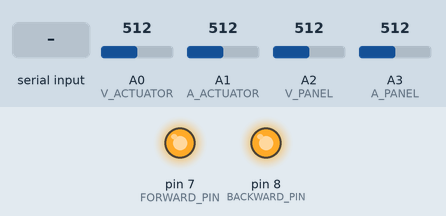
The sketch below on a simulated Arduino Uno, built with avr-gcc and run on an emulated ATmega328P. Shown: output pins drawn as LEDs (lit = HIGH). The inputs (shaded band) are chosen by the test bench; at power-on: A0 (V_ACTUATOR) = 512, A1 (A_ACTUATOR) = 512, A2 (V_PANEL) = 512, A3 (A_PANEL) = 512.

Above: at 1.2 s.
1.3 s: "FW" received over Serial
At 2.7 s:
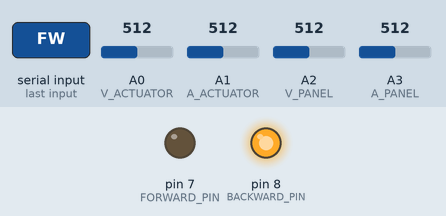
Timing chart, 0 to 4.3 s (numbered marks = the images above; inputs shaded):
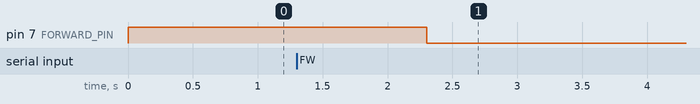

Measured:
- after the input at 1.3 s, pin 7 (FORWARD_PIN): HIGH → LOW after 1.0 s

The sketch:

arduino_controller_3.ino
```cpp
//recieves actions from computer over serial + returns reward
//using angle deltas instead of durations

#include <math.h>

int yAccelPin = A4;
int xAccelPin = A5;
double minX = 266.0;
double minY = 266.0;
double maxX = 402.0;
double maxY = 402.0;
double rangeX = 68.0;
double rangeY = 68.0;
double midpointX = 334.0;
double midpointY = 334.0;

static int FORWARD_PIN = 7;
static int BACKWARD_PIN = 8;

//constants for voltage divider measurement.
//These are measured from the panel voltmeter circuit
const float R1_panel = 1010000.0;
const float R2_panel = 99700.0;
const float R1_actuator = 1023000.0;
const float R2_actuator = 99500.0;
const float VREF = 4.88; //V, technically only valid if using external power source, USB power is ~4.83

float readVoltage; //V
float measuredVoltage; //V
float amps; //A
float power; //W

//analog pins for current reading
const int A_PANEL = A3;
const int V_PANEL = A2;

const int A_ACTUATOR = A1;
const int V_ACTUATOR = A0;

float netEnergyDuringTimestep; //count of net energy collected during this cycle, will be reset on query

float lastPower; //last power reading (difference of panel input - actuator consumption)
float currentPower; //current power reading

//markers to check if moving is happening
bool movingForwards;
bool movingBackwards;
bool nullAction;

//tracking time in milliseconds
float actionStartAngle;
float currentAngle;

//tracking time in milliseconds
unsigned long lastTime;
unsigned long currentTime;

static float angleDelta = 0.2;

String action;
/*
 * Calibrates accellerometer.
 */
void calibrate(float xAccel, float yAccel) {
  if (xAccel < minX) {
    minX = xAccel;
  }
  if (xAccel > maxX) {
    maxX = xAccel;
  }
  if (yAccel < minY) {
    minY = yAccel;
  }
  if (yAccel > maxY) {
    maxY = yAccel;
  }
  rangeX = 0.5 * (maxX - minX);
  rangeY = 0.5 * (maxY - minY);
  midpointX = minX + rangeX;
  midpointY = minY + rangeY;
  Serial.print("X min "); Serial.print(minX);
  Serial.print("\tX max "); Serial.println(maxX);
  Serial.print("Y min "); Serial.print(minY);
  Serial.print("\tY max "); Serial.println(maxY);
}

/*
 * Gets current incline in radians.
 */
float getIncline() {
  double yAccel = analogRead(yAccelPin);
  double xAccel = analogRead(xAccelPin);
//  Serial.print("X accel ");
//  Serial.print(xAccel);
//  Serial.print("\t Y accel ");
//  Serial.println(yAccel);
  //calibrate(xAccel, yAccel);

  double compensatedX = (xAccel - midpointX) / rangeX;
  double compensatedY = (yAccel - midpointY) / rangeY;
//  Serial.print("X comp ");
//  Serial.print(compensatedX);
//  Serial.print("\t Y comp ");
//  Serial.println(compensatedY);
  double angle = atan2(compensatedY, -compensatedX);
//  Serial.print("Incline: ");
//  Serial.println(angle);
  return angle;
}

/*
 * Converts analog pin reading to voltage.
 */
float readingToVoltage(float reading){
  return (reading*VREF)/1023;
}

/*
 * Computes voltage reading from voltage divider.
 * Options for readings from different voltage dividers.
 */
float voltageDivider(float input, boolean actuator){
  if (actuator){
    return (input)*(R1_actuator + R2_actuator)/R2_actuator;
  } else {
    return (input)*(R1_panel + R2_panel)/R2_panel;
  }

}

/*
 * recieving action from serial communication
 * sends current energy count (reward), resets it to zero
 * Checking to avoid action conflicts
 */
void handleIncomingAction(){
  //check if serial is available
  if (Serial.available()){
    action = Serial.readString();
    if (action.equals("FW")){
      if (!movingForwards && !movingBackwards && !nullAction){
        actionStartAngle = currentAngle;
        movingForwards = true;
        digitalWrite(FORWARD_PIN, LOW);
      }
    } else if (action.equals("BW")){
      if (!movingForwards && !movingBackwards && !nullAction){
        actionStartAngle = currentAngle;
        movingBackwards = true;
        digitalWrite(BACKWARD_PIN, LOW);
      }

    } else if (action.equals("NA")){
      //sets the nullAction flag to true
      //establishing a separation between this method and the completion one, only that method handles transmission
      if (!movingForwards && !movingBackwards && !nullAction){
        nullAction = true;
      }
    } // else {
//      //cmd not recognized
//      //do nothing I guess
//    }

  }

}


/*
 * Checks if the action has been completed, sends final energy results
 * For now, using simple duration-based moving actions
 */
void checkActionCompletion(){
  if (nullAction){
    Serial.println("NULL ACTION COMPLETED"); //TODO: remove this debug phrase
    Serial.println(netEnergyDuringTimestep);
    netEnergyDuringTimestep = 0;
    nullAction = false;
  } else if (movingForwards && abs(currentAngle - actionStartAngle) >= angleDelta){
    Serial.println("FORWARD ACTION COMPLETED"); //debug phrase
    Serial.println(netEnergyDuringTimestep);
    netEnergyDuringTimestep = 0;
    movingForwards = false;
    digitalWrite(FORWARD_PIN, HIGH); //back to off

  } else if (movingBackwards && abs(currentAngle - actionStartAngle) >= angleDelta){
    Serial.println("BACKWARD ACTION COMPLETED"); //debug
    Serial.println(netEnergyDuringTimestep);
    netEnergyDuringTimestep = 0;
    movingBackwards = false;
    digitalWrite(BACKWARD_PIN, HIGH);
  }
}

/*
 * Updates net energy count using readings from panel and actuator
 */
void updateEnergy(){
  //get current power reading
  //actuator power will be zero unless something is happening
  currentPower = getPanelPower() - getActuatorPower();

  //compute energy consumed during this timestep
  //integral of power during this timestep approximated with trapezoids
  netEnergyDuringTimestep += 0.5*(currentPower + lastPower)*((currentTime - lastTime)/1000.0);

  lastPower = currentPower;
}

/*
 * Gets the wattage of the actuator.
 */
float getActuatorPower(){
  amps = readingToVoltage(analogRead(A_ACTUATOR));
  measuredVoltage = voltageDivider(readingToVoltage(analogRead(V_ACTUATOR)), true);
  return amps*measuredVoltage;
}

/*
 * Gets the wattage of the solar panel.
 */
float getPanelPower(){
  amps = readingToVoltage(analogRead(A_PANEL));
  measuredVoltage = voltageDivider(readingToVoltage(analogRead(V_PANEL)), false);
  return amps*measuredVoltage;
}


///*
// * When any of the actuator pins are on, the angle reading is always crazy off
// * Turn the actuator pins off first (I know this is super hacky but it'll work for now)?
// */
//void checkAngle(){
//  if (movingForwards){
//    digitalWrite(FORWARD_PIN, HIGH);
//    currentAngle = getIncline();
//    digitalWrite(FORWARD_PIN, LOW);
//  } else if (movingBackwards){
//    digitalWrite(BACKWARD_PIN, HIGH);
//    currentAngle = getIncline();
//    digitalWrite(BACKWARD_PIN, LOW);
//  } else{
//    currentAngle = getIncline();
//  }
//}

void setup() {
  // set pinMode to high, to prevent motion
  pinMode(FORWARD_PIN, OUTPUT);
  pinMode(BACKWARD_PIN, OUTPUT);

  digitalWrite(FORWARD_PIN, HIGH);
  digitalWrite(BACKWARD_PIN, HIGH);

  //initializing serial
  Serial.begin(9600);

  //initialize panel panel power + net energy
  netEnergyDuringTimestep = 0;
  lastPower = 0;
  currentPower = 0;

  movingForwards = false;
  movingBackwards = false;
  nullAction = false;

  currentTime = 0;
  lastTime = 0;
  currentAngle = 0;
  actionStartAngle = 0;
}


/*
 * Main loop:
 * updates energy reading
 * Checks angle
 * handles incoming actions from computer, starts motion if required
 * checks for action completion, stops action and sends current reading if so
 */
void loop() {
  //update current time
  currentTime = millis();
  //perform main loop
  updateEnergy();
  handleIncomingAction();
  checkActionCompletion();
  lastTime = currentTime;
}
```
